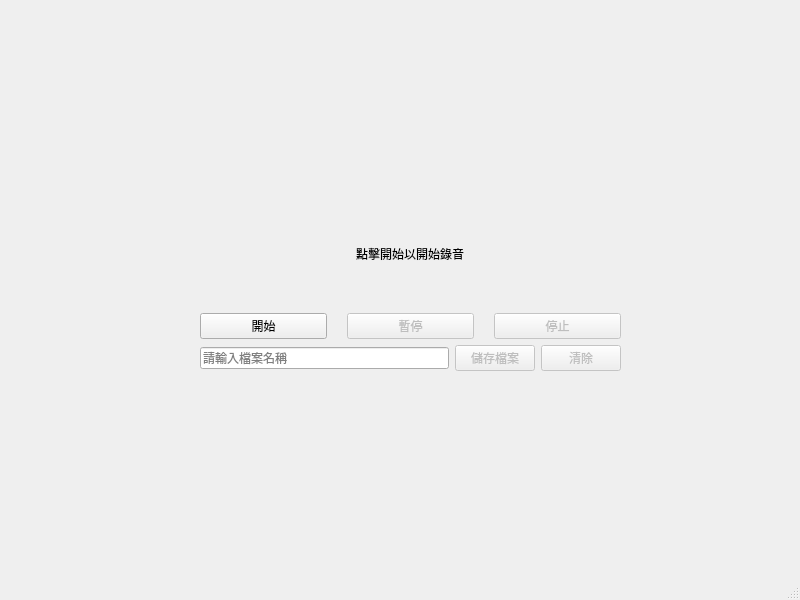
<?xml version="1.0" encoding="UTF-8"?>
<ui version="4.0">
 <class>MainWindow</class>
 <widget class="QMainWindow" name="MainWindow">
  <property name="enabled">
   <bool>true</bool>
  </property>
  <property name="geometry">
   <rect>
    <x>0</x>
    <y>0</y>
    <width>800</width>
    <height>600</height>
   </rect>
  </property>
  <property name="windowTitle">
   <string>MainWindow</string>
  </property>
  <widget class="QWidget" name="centralwidget">
   <widget class="QWidget" name="verticalLayoutWidget">
    <property name="geometry">
     <rect>
      <x>200</x>
      <y>200</y>
      <width>421</width>
      <height>171</height>
     </rect>
    </property>
    <layout class="QVBoxLayout" name="verticalLayout_2">
     <item alignment="Qt::AlignHCenter">
      <widget class="QLabel" name="label">
       <property name="text">
        <string>點擊開始以開始錄音</string>
       </property>
      </widget>
     </item>
     <item>
      <layout class="QHBoxLayout" name="horizontalLayout">
       <property name="spacing">
        <number>20</number>
       </property>
       <item>
        <widget class="QPushButton" name="start_button">
         <property name="enabled">
          <bool>true</bool>
         </property>
         <property name="text">
          <string>開始</string>
         </property>
        </widget>
       </item>
       <item>
        <widget class="QPushButton" name="pause_button">
         <property name="enabled">
          <bool>false</bool>
         </property>
         <property name="text">
          <string>暫停</string>
         </property>
        </widget>
       </item>
       <item>
        <widget class="QPushButton" name="stop_button">
         <property name="enabled">
          <bool>false</bool>
         </property>
         <property name="text">
          <string>停止</string>
         </property>
        </widget>
       </item>
      </layout>
     </item>
     <item>
      <layout class="QHBoxLayout" name="horizontalLayout_2">
       <item>
        <widget class="QLineEdit" name="filename_text">
         <property name="text">
          <string/>
         </property>
         <property name="placeholderText">
          <string>請輸入檔案名稱</string>
         </property>
        </widget>
       </item>
       <item>
        <widget class="QPushButton" name="save_button">
         <property name="enabled">
          <bool>false</bool>
         </property>
         <property name="text">
          <string>儲存檔案</string>
         </property>
        </widget>
       </item>
       <item>
        <widget class="QPushButton" name="clear_button">
         <property name="enabled">
          <bool>false</bool>
         </property>
         <property name="text">
          <string>清除</string>
         </property>
        </widget>
       </item>
      </layout>
     </item>
    </layout>
   </widget>
  </widget>
  <widget class="QMenuBar" name="menubar">
   <property name="geometry">
    <rect>
     <x>0</x>
     <y>0</y>
     <width>800</width>
     <height>18</height>
    </rect>
   </property>
  </widget>
  <widget class="QStatusBar" name="statusbar"/>
 </widget>
 <resources/>
 <connections/>
</ui>
